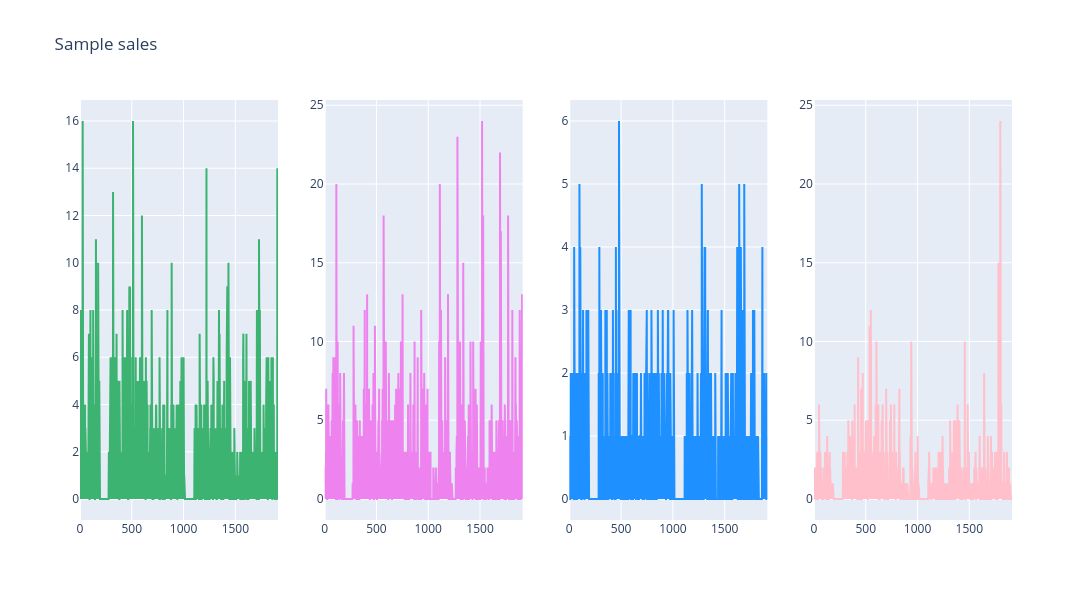

Notebook cell for this chart:
### Markdown cell above
# EDA

### Code cell
ids = sorted(list(set(sales_train_val["id"])))
print("length of ids", len(ids))
print("ids[1]:", ids[1])
d_cols = [c for c in sales_train_val.columns if "d_" in c]
x1 = sales_train_val.loc[sales_train_val["id"] == ids[1]].set_index("id")[d_cols].values[0]
x2 = sales_train_val.loc[sales_train_val["id"] == ids[2]].set_index("id")[d_cols].values[0]
x3 = sales_train_val.loc[sales_train_val["id"] == ids[3]].set_index("id")[d_cols].values[0]
x4 = sales_train_val.loc[sales_train_val["id"] == ids[4]].set_index("id")[d_cols].values[0]
print(x1)
print(x2)
print(x3)
print(x4)
fig = make_subplots(rows = 1, cols = 4)
fig_2_add_trace(fig, x_start = 0, x_end = len(x1), y = x1, mode = "lines", name = "First sample", color = "mediumseagreen", row = 1, col = 1)
fig_2_add_trace(fig, x_start = 0, x_end = len(x2), y = x2, mode = "lines", name = "Second sample", color = "violet", row = 1, col = 2)
fig_2_add_trace(fig, x_start = 0, x_end = len(x3), y = x3, mode = "lines", name = "Third sample", color = "dodgerblue", row = 1, col = 3)
fig_2_add_trace(fig, x_start = 0, x_end = len(x4), y = x4, mode = "lines", name = "Forth sample", color = "pink", row = 1, col = 4)
fig.update_layout(height = 600, width = 1600, title_text = "Sample sales")
fig.show()

### Figure 1 — Plotly figure (JSON) as saved in the notebook; plotly's stock layout.template omitted (floating-point values rounded to 4 significant figures; data arrays with more than 128 entries replaced by an {"elided": "..."} marker saying what was removed)
{"data": [{"marker": {"color": "mediumseagreen"}, "mode": "lines", "name": "First sample", "showlegend": false, "type": "scatter", "x": {"elided": "1913 int values"}, "xaxis": "x", "y": {"elided": "1913 int values"}, "yaxis": "y"}, {"marker": {"color": "violet"}, "mode": "lines", "name": "Second sample", "showlegend": false, "type": "scatter", "x": {"elided": "1913 int values"}, "xaxis": "x2", "y": {"elided": "1913 int values"}, "yaxis": "y2"}, {"marker": {"color": "dodgerblue"}, "mode": "lines", "name": "Third sample", "showlegend": false, "type": "scatter", "x": {"elided": "1913 int values"}, "xaxis": "x3", "y": {"elided": "1913 int values"}, "yaxis": "y3"}, {"marker": {"color": "pink"}, "mode": "lines", "name": "Forth sample", "showlegend": false, "type": "scatter", "x": {"elided": "1913 int values"}, "xaxis": "x4", "y": {"elided": "1913 int values"}, "yaxis": "y4"}], "layout": {"height": 600, "title": {"text": "Sample sales"}, "width": 1600, "xaxis": {"anchor": "y", "autorange": true, "domain": [0, 0.2125], "range": [0, 1912], "type": "linear"}, "xaxis2": {"anchor": "y2", "autorange": true, "domain": [0.2625, 0.475], "range": [0, 1912], "type": "linear"}, "xaxis3": {"anchor": "y3", "autorange": true, "domain": [0.525, 0.7375], "range": [0, 1912], "type": "linear"}, "xaxis4": {"anchor": "y4", "autorange": true, "domain": [0.7875, 1], "range": [0, 1912], "type": "linear"}, "yaxis": {"anchor": "x", "autorange": true, "domain": [0, 1], "range": [-0.8889, 16.89], "type": "linear"}, "yaxis2": {"anchor": "x2", "autorange": true, "domain": [0, 1], "range": [-1.333, 25.33], "type": "linear"}, "yaxis3": {"anchor": "x3", "autorange": true, "domain": [0, 1], "range": [-0.3333, 6.333], "type": "linear"}, "yaxis4": {"anchor": "x4", "autorange": true, "domain": [0, 1], "range": [-1.333, 25.33], "type": "linear"}}}
